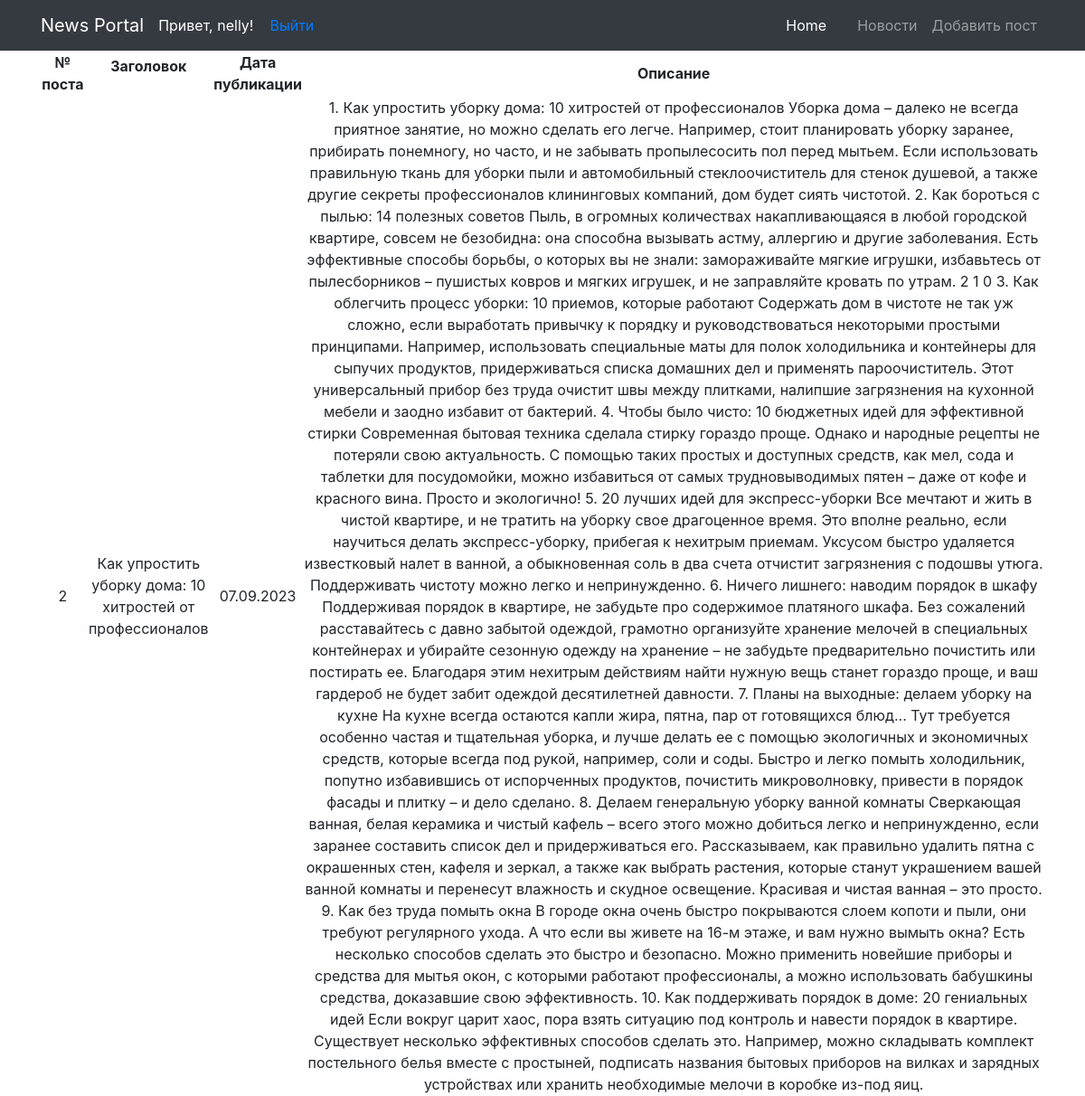
/2/ (signed in), run on the app's committed database.
### newsapp/models.py (models this page shows, shortened)
class Post(models.Model):
    author = models.ForeignKey(User, on_delete=models.CASCADE)
    header = models.CharField(max_length=100, blank=False)
    body = models.CharField(max_length=8000, blank=True)
    post_date = models.DateField(default=timezone.now)

### newsapp/views.py (the view)
# urls.py: path('<int:pk>/', PostDetailedView.as_view(), name='post_details'),
class PostDetailedView(DetailView):
    model = Post
    template_name = 'newsapp/post_details.html'
    queryset = Post.objects.all()

### newsapp/templatetags/custom_template_funcs.py (called while the page is built)
@register.filter(name='censor')
def censor(value, arg):
    for i in value.split():
        if i.lower() in black_list:
            value = value.replace(i, arg)
    return value

### templates/newsapp/post_details.html (shortened to what this page needs)
{% extends 'flatpages/default.html' %}
{% load custom_template_funcs %}
{% block content %}
<table>
        <tr>
            <td valign="top" align="center"><b>№ поста</b></td>
            <td align="center"><b>Заголовок<p></b></td>
            <td align="center"><b>Дата публикации</b></td>
            <td align="center"><b>Описание </b></td>
        </tr>
    <tr>
        <td align="center">{{ post.id }}</td>
        <td>{{ post.header|default:"Без заголовка"|censor:'***' }}</td>
        <td align="center">{{ post.post_date|default:"Без даты"|date:'d.m.Y' }}</td>
        <td>{{ post.body|censor:'***' }}</td>
    </tr>
</table>
{% endblock content %}

### templates/flatpages/default.html (shortened to what this page needs)
{% load static %}
<!DOCTYPE html>
<html lang="en">
<head>
  <link href="{% static 'vendor/bootstrap/css/bootstrap.min.css' %}" rel="stylesheet">
</head>
<body>
  <nav class="navbar navbar-expand-lg navbar-dark bg-dark static-top">
    <div class="container">
      <a class="navbar-brand" href="#">News Portal</a>
      {% if user.is_authenticated %}
        <span class="nav-item active">
          <font color=white>
            Привет, {{ user.username }}! &nbsp &nbsp
          </font>
        </span>
        <a class="nav-item active" href="{% url 'logout' %}">Выйти</a>
      {% else %}
        <a href="{% url 'login' %}">&nbsp &nbsp Войти &nbsp &nbsp &nbsp &nbsp</a>
        <a href="{% url 'signup' %}">Зарегистрироваться</a>
      {% endif %}
      <div class="collapse navbar-collapse" id="navbarResponsive">
        <ul class="navbar-nav ml-auto">
          <li class="nav-item active">
            <a class="nav-link" href="#">Home &nbsp &nbsp
            </a>
          </li>
          <li class="nav-item">
            <a class="nav-link" href="/news/">Новости</a>
          </li>
          {% if user.is_authenticated %}
          <li class="nav-item">
            <a class="nav-link" href="/news/create/">Добавить пост</a>
          </li>
          {% endif %}
        </ul>
      </div>
    </div>
  </nav>
  <div class="container">
    <div class="row">
      <div class="col-lg-12 text-center">
       {% block content %}{% endblock content %}
      </div>
    </div>
  </div>
</body>
</html>

### data on the page
Post: id "2", header|censor "Как упростить уборку дома: 10 хитростей от профессионалов", post_date "07.09.2023", body|censor "1. Как упростить уборку дома: 10 хитростей от профессионалов Уборка дома – далеко не всегда приятное занятие, но можно сделать его легче. Например, стоит планировать уборку заранее, прибирать понемногу, но часто, и не забывать пропылесосить пол перед мытьем. Если использовать правильную ткань для уборки пыли и автомобильный стеклоочиститель для стенок душевой, а также другие секреты профессионалов клининговых компаний, дом будет сиять чистотой. 2. Как бороться с пылью: 14 полезных советов Пыль, в огромных количествах накапливающаяся в любой городской квартире, совсем не безобидна: она способна вызывать астму, аллергию и другие заболевания. Есть эффективные способы борьбы, о которых вы не…"

### other printed values
{{ user.username }} "nelly"
